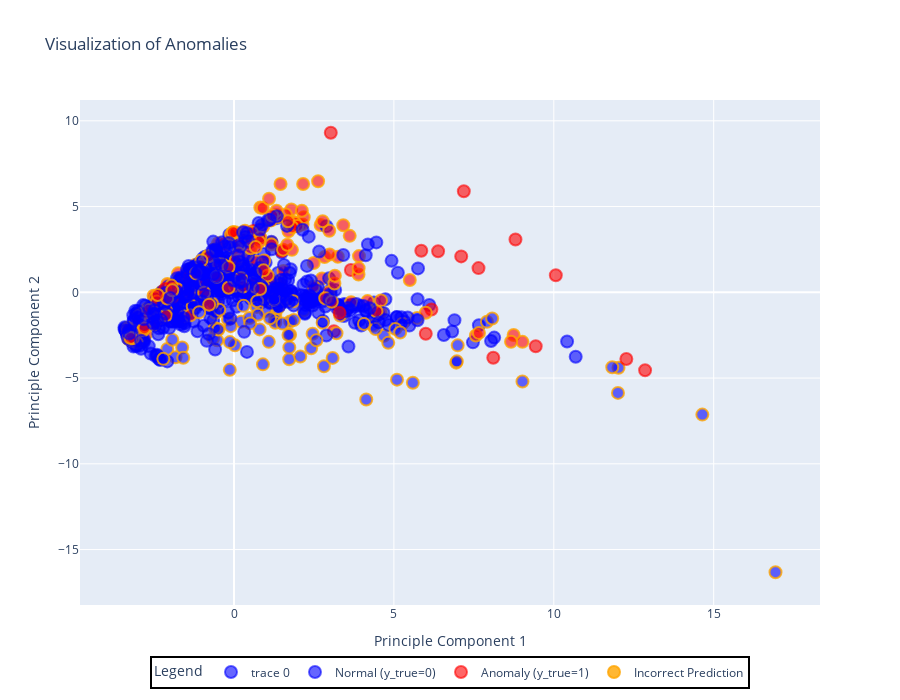

The notebook cell this image was saved under:
### Markdown cell above
## Pipeline

### Code cell
import numpy as np
from sklearn.model_selection import train_test_split
from RADAR.static_data.static_datasets_uci import global_load
from RADAR.static_data.preprocessing.preprocessing_static import StandardScalerPreprocessing
from RADAR.static_data.algorithms import pyod
from RADAR.metrics_module import print_metrics
from RADAR.visualization_module import DataVisualization

# 1) Data acquisition (UCI)
X, y = global_load("default_of_credit_card_clients")
y = np.ravel(y)  # ensure 1D vector

# 2) Train/test split and preprocessing (standardization)
X_train, X_test, y_train, y_test = train_test_split(
    X, y, test_size=0.20, random_state=42, stratify=y
)
scaler = StandardScalerPreprocessing()
X_train_s = scaler.fit_transform(X_train)
X_test_s  = scaler.transform(X_test)

# 3) Model selection and training (PyOD)
model = pyod.PyodAnomalyDetection(algorithm_="cblof", contamination=0.10)
model.fit(X_train_s)

# 4) Inference and metrics
y_pred = model.predict(X_test_s)
print_metrics(["Accuracy","Precision","Recall","F1","AUC_ROC"], y_test, y_pred)

# 5) Visualization (PCA + y_true vs y_pred comparison)
viz = DataVisualization(
    data=X_test_s,
    plot_technique="plot_anomaly",
    dim_reduction_technique="PCA",
    y_true=y_test,
    y_pred=y_pred,
    subset_size_percent=0.2
)
viz.fit()
viz.show()

### Figure 1 — Plotly figure (JSON) as saved in the notebook; plotly's stock layout.template omitted (floating-point values rounded to 4 significant figures; data arrays with more than 128 entries replaced by an {"elided": "..."} marker saying what was removed)
{"data": [{"hoverinfo": "text", "marker": {"color": {"elided": "1200 str values"}, "line": {"color": {"elided": "1200 str values"}, "width": 2}, "size": 12}, "mode": "markers", "text": {"elided": "1200 str values"}, "type": "scatter", "x": {"elided": "1200 float values"}, "y": {"elided": "1200 float values"}}, {"marker": {"color": "rgba(0, 0, 255, 0.6)", "line": {"color": "rgba(0, 0, 255, 0.6)", "width": 2}, "size": 12}, "mode": "markers", "name": "Normal (y_true=0)", "showlegend": true, "type": "scatter", "x": [null], "y": [null]}, {"marker": {"color": "rgba(255, 0, 0, 0.6)", "line": {"color": "rgba(255, 0, 0, 0.6)", "width": 2}, "size": 12}, "mode": "markers", "name": "Anomaly (y_true=1)", "showlegend": true, "type": "scatter", "x": [null], "y": [null]}, {"marker": {"color": "rgba(255, 165, 0, 0.8)", "line": {"color": "rgba(255, 165, 0, 0.8)", "width": 2}, "size": 12}, "mode": "markers", "name": "Incorrect Prediction", "showlegend": true, "type": "scatter", "x": [null], "y": [null]}], "layout": {"height": 700, "legend": {"bordercolor": "Black", "borderwidth": 2, "font": {"size": 12}, "itemsizing": "constant", "orientation": "h", "title": {"text": "Legend"}, "x": 0.5, "xanchor": "center"}, "showlegend": true, "title": {"text": "Visualization of Anomalies"}, "width": 900, "xaxis": {"title": {"text": "Principle Component 1"}}, "yaxis": {"title": {"text": "Principle Component 2"}}}}
